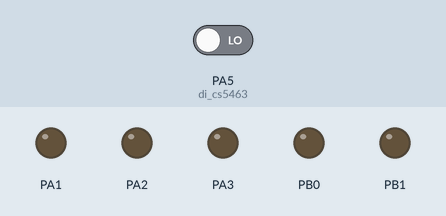
This program was run on a simulated ATmega1284P, built with avr-gcc and emulated at 8 MHz (the files do not name the chip). Parts: output pins drawn as LEDs (lit = HIGH). The inputs (shaded band) are chosen by the test bench; at power-on: PA5 (di_cs5463) LOW. Pins used as bus, display or sensor lines are not drawn; what the program prints to the serial monitor is not drawn.

Above: at 1.2 s.
1.3 s: PA5 (di_cs5463) driven HIGH
At 2.3 s:
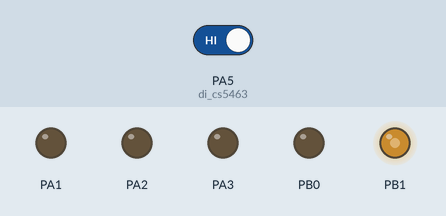
Timing chart, 0 to 4.3 s (numbered marks = the images above; inputs shaded):
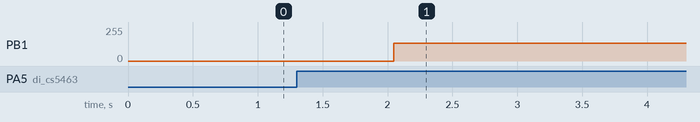

The program:

main.cpp
```cpp
/*
 * Attiny841_CS5463_HV9910B_05022019.cpp
 *
 * Created: 2/6/2019 9:47:25 AM
 * Author : Aykan ANKARA
 */

#define F_CPU 8000000UL


#include <avr/io.h>
#include <util/delay.h>
#include <avr/interrupt.h>
#include <stdio.h>
#include <stdlib.h>


/************************************************************************/
/*			ATTINY841 Baudrate and UBRR Definition                      */
/************************************************************************/
#define BAUD 9600
#define BRC ((F_CPU/16/BAUD)-1)


/************************************************************************/
/*			CS5463 Software SPI Definition                               */
/************************************************************************/

//CS
#define ss_cs5463		PORTA7
//CLK
#define clk_cs5463		PORTA4
//CS5460 Data Out (DO)
#define do_cs5463		PORTA6
//CS5460 Data In (DI)
#define di_cs5463		PORTA5
//CS5460 Reset
#define rst_cs5463		PORTA0
//Clock Delay for CS5463
#define clk_delay_cs5463			_delay_us(0.4)
#define cs_read_start_bit_delay		_delay_us(0.03)
#define clk_delay					_delay_us(1)


/************************************************************************/
/*			HV9910B Software PWM Configuration                          */
/************************************************************************/

//HV9910D PWM Out
#define pwm_hv9910_on		PORTB |= (1<<PORTB1)
#define pwm_hv9910_off		PORTB &= ~(1<<PORTB1)


/************************************************************************/
/*					CS5463 Maximum Current Value for HV9910B            */
/************************************************************************/
#define FIFTY_PERC_DUTY				8000	//The maximum duty cycle must be restricted to less
//than 50% (16000 meets 650 Hz) in order to prevent sub-harmonic oscillations
//and open loop instability.
#define TWO_UP_TWENTY_FOUR			16777216	// 2^24 (24-bit CS5463 current values)
#define MAX_VAL						16000000	//measured max value with 10K and 301 Ohm Parallel resistance for Iin+
#define MIN_VAL						200000		// measured min value with 10K and 301 Ohm Parallel resistance  Iin+
#define ACT_STEP_VALUE_HV9910		round((MAX_VAL - MIN_VAL) / FIFTY_PERC_DUTY) //Determining actual interval for CS5463 at max 50% PWM duty cycle
#define STEPS_H9910					round(TWO_UP_TWENTY_FOUR / FIFTY_PERC_DUTY)		//Determining interval for CS5463 at max 50%  PWM duty cycle


enum CS5463_register_t{
	//Register Page 0 (CS5463)
	CONFIG = 0,
	CONTROL = 28,
	CURRENT_RMS = 11,
	CURRENT_GAIN = 2,
	CYCLE_COUNT = 5,
	EPSILON = 13,
	INST_CURR = 7,
	MASK_INTERRUPT = 26,
	MODE = 18,
	POWER = 9,
	STATUS = 15,
	TEMPERATURE = 2,
	CURRENT_AC_OFFSET = 16,
	VOLTAGE_AC_OFFSET = 17,
	VOLTAGE_RMS = 12,

	//COMMANDS (CS5463)
	Read =	0b00000000,
	Write =	0b01000000,
	START_CONTINUOUS = 0xE8,
	SYNC0 = 0b11111110, //SYNC 0 Command: Last char of a serial port re-initialization sequence
	SYNC1 = 0b11111111, //SYNC 1 Command: Used during reads and serial port initialization.
	CALIBRATION_Cur_Volt_DC_OFFSET = 0b11011001,
	CALIBRATION_Cur_Volt_DC_GAIN = 0b11011010,
	CALIBRATION_Cur_Volt_AC_GAIN = 0b11011110,
	CALIBRATION_Cur_Volt_AC_OFFSET = 0b11011101,
};


uint8_t spiSend[3]; //Used for allocation of Max5483 meaningful bits
uint8_t control = 0x80; //Used for writing each bit
uint16_t value_Map_CS5463_Max5483; //Mapping value from CS5463 to MAX5483
uint16_t value_Map_CS5463_HV9910;	//Mapping value from CS5463 to HV9910
uint32_t value_CONFIG;	//Configuration Register value of CS5463 (Register Address Bits: "00000")
uint32_t value_STATUS;	//Status Register value of CS5463 (Register Address Bits: "01111")
uint32_t value_CURRENT_RMS; //Current Register value of CS5463 (Register Address Bits: "01011")
uint32_t value_CURRENT_GAIN; //Current Gain Register value of CS5463 (Register Address Bits: "00010")
uint32_t value_CURRENT_AC_OFFSET; //Current AC Offset Register value of CS5463
uint32_t value_CYCLE_COUNT; //cycle Count Register value of CS5463 ()
uint32_t value_INST_CURR; //Instantaneous Current value of CS5463
uint32_t value_EPSILON; // Epsilon Register value of CS5463


ISR(TIMER1_COMPA_vect)
{
	pwm_hv9910_on;
}

ISR(TIMER1_COMPB_vect)
{
	pwm_hv9910_off;
}


void Cs5463_SetUp();
void SPI_Cs5463_Write(uint8_t);
void SPISetUpSoftware();
uint32_t SPI_CS5463_Read_Write(uint8_t);
uint16_t Map_CS5463_HV9910B_Values(uint32_t);
void USART_Init();
unsigned char USART_Receive();
void USART_Send(uint8_t);
void USART_PutValue(uint32_t);
void PWM_SetUp();
void PWM_Write(uint16_t freq, uint16_t duty);


int main(void)
{

	USART_Init();		//Configure all required registers to enable USART communication
	SPISetUpSoftware();	//Set all required Data Direction Registers of Attiny44A
	Cs5463_SetUp();		//Set initial value of all selected Registers of CS5463
	PWM_SetUp();		//Configure all required registers to enable PWM communincation


	while (1)
    {

		do
		{
			value_STATUS = SPI_CS5463_Read_Write(STATUS<<1); //Read STATUS Register of CS5463 and send this value to Attiny44A
			_delay_ms(100);
		} while (!(value_STATUS & 0x800000));


		value_CONFIG = SPI_CS5463_Read_Write(CONFIG<<1); //Read Configuration Register default value which must be 0x000001
		_delay_ms(100);


		value_CYCLE_COUNT = SPI_CS5463_Read_Write(CYCLE_COUNT<<1); //Read Counter Register default value which must be 0x000FA0
		_delay_ms(100);


		value_CURRENT_RMS = SPI_CS5463_Read_Write(Read | CURRENT_RMS<<1); //Read CUURENT_RMS Register of CS5463 and send this value to Attiny44A
		_delay_ms(100);


		value_CURRENT_GAIN = SPI_CS5463_Read_Write(CURRENT_GAIN<<1); //Read CUURENT_GAIN Register of CS5463 and send this value to Attiny44A
		_delay_ms(100);

		value_CURRENT_AC_OFFSET = SPI_CS5463_Read_Write(CURRENT_AC_OFFSET<<1); //Read CUURENT_GAIN Register of CS5463 and send this value to Attiny44A
		_delay_ms(100);

		value_INST_CURR = SPI_CS5463_Read_Write(INST_CURR<<1); //Read CUURENT_GAIN Register of CS5463 and send this value to Attiny44A
		_delay_ms(100);

		value_Map_CS5463_HV9910 = Map_CS5463_HV9910B_Values(value_CURRENT_RMS);

		PWM_Write(16000, value_Map_CS5463_HV9910);

		USART_PutValue(value_CONFIG);
		USART_PutValue(0x0A);
		_delay_ms(500);
		//USART_PutValue(value_STATUS);
		//_delay_ms(1000);
		//USART_PutValue(value_CYCLE_COUNT);
		//_delay_ms(1000);
		//USART_PutValue(value_CURRENT_GAIN);
		//_delay_ms(1000);
		//USART_PutValue(value_CURRENT_AC_OFFSET);
		//_delay_ms(1000);
		//USART_PutValue(value_INST_CURR);
		//_delay_ms(1000);
		USART_PutValue(value_CURRENT_RMS);
		USART_PutValue(0x0A);
		_delay_ms(500);
		//USART_PutValue(value_Map_CS5463_HV9910);
		//_delay_ms(1000);


    }
}


void Cs5463_SetUp()
{
	// Sync Commands
	PORTA &= ~(1<<rst_cs5463); // Set Low CS5460 RESET Pin Out
	_delay_us(0.1);
	PORTA |= (1<<rst_cs5463); // Set high CS5460 RESET Pin Out
	_delay_us(0.1);


	//Slave Selection enable
	PORTA |= (1<<ss_cs5463); //Set High CS5463 CS Pin
	_delay_us(0.1);
	PORTA &= ~(1<<ss_cs5463); //Set Low CS5463 CS Pin
	_delay_us(0.1);

	/************************************************************************/
	/*			Start Sending Sync Commands (IMPORTANT!!!)                  */
	/************************************************************************/
	clk_delay_cs5463;

	PORTA &= ~(1<<clk_cs5463);
	PORTA &= ~(1<<do_cs5463);

	SPI_Cs5463_Write(SYNC1);
	SPI_Cs5463_Write(SYNC1);
	SPI_Cs5463_Write(SYNC1);
	SPI_Cs5463_Write(SYNC0);

	PORTA &= ~(1<<clk_cs5463);
	PORTA &= ~(1<<do_cs5463);


	clk_delay_cs5463;
	clk_delay;


	/************************************************************************/
	/*			Setting Config Register										*/
	/************************************************************************/
	clk_delay_cs5463;

	PORTA &= ~(1<<clk_cs5463);
	PORTA &= ~(1<<do_cs5463);

	SPI_Cs5463_Write(Write | CONFIG<<1);
	SPI_Cs5463_Write(0x00);
	SPI_Cs5463_Write(0x00);
	SPI_Cs5463_Write(0x02);

	PORTA &= ~(1<<clk_cs5463);
	PORTA &= ~(1<<do_cs5463);


	clk_delay_cs5463;
	clk_delay;


	/************************************************************************/
	/*			Start Setting Mode Register                                 */
	/************************************************************************/
	clk_delay_cs5463;

	PORTA &= ~(1<<clk_cs5463);
	PORTA &= ~(1<<do_cs5463);

	SPI_Cs5463_Write(Write | MODE<<1);
	SPI_Cs5463_Write(0x00); //Sets All Pass and activate Automatic Frequency generation
	SPI_Cs5463_Write(0x00);
	SPI_Cs5463_Write(0x00);

	PORTA &= ~(1<<clk_cs5463);
	PORTA &= ~(1<<do_cs5463);


	clk_delay_cs5463;
	clk_delay;


	/************************************************************************/
	/*			Setting Interrupt Mask Register                             */
	/************************************************************************/
	clk_delay_cs5463;

	PORTA &= ~(1<<clk_cs5463);
	PORTA &= ~(1<<do_cs5463);

	SPI_Cs5463_Write(Write | MASK_INTERRUPT<<1);
	SPI_Cs5463_Write(0x00);
	SPI_Cs5463_Write(0x00);
	SPI_Cs5463_Write(0x00);

	PORTA &= ~(1<<clk_cs5463);
	PORTA &= ~(1<<do_cs5463);


	clk_delay_cs5463;
	clk_delay;


	/************************************************************************/
	/*			Setting AC Offset Registers                                */
	/************************************************************************/

	// Voltage AC Offset
	clk_delay_cs5463;

	PORTA &= ~(1<<clk_cs5463);
	PORTA &= ~(1<<do_cs5463);

	SPI_Cs5463_Write(Write | VOLTAGE_AC_OFFSET<<1);
	SPI_Cs5463_Write(0x00);
	SPI_Cs5463_Write(0x00);
	SPI_Cs5463_Write(0x00);

	PORTA &= ~(1<<clk_cs5463);
	PORTA &= ~(1<<do_cs5463);


	clk_delay_cs5463;
	clk_delay;


	// Current AC Offset
	clk_delay_cs5463;

	PORTA &= ~(1<<clk_cs5463);
	PORTA &= ~(1<<do_cs5463);

	SPI_Cs5463_Write(Write | CURRENT_AC_OFFSET<<1);
	SPI_Cs5463_Write(0x00);
	SPI_Cs5463_Write(0x00);
	SPI_Cs5463_Write(0x00);

	PORTA &= ~(1<<clk_cs5463);
	PORTA &= ~(1<<do_cs5463);


	clk_delay_cs5463;
	clk_delay;


	/************************************************************************/
	/*        Voltage & Current DC & AC Offset Calibration                  */
	/************************************************************************/
	clk_delay_cs5463;

	PORTA &= ~(1<<clk_cs5463);
	PORTA &= ~(1<<do_cs5463);

	SPI_Cs5463_Write(CALIBRATION_Cur_Volt_DC_OFFSET);
	SPI_Cs5463_Write(SYNC0);
	SPI_Cs5463_Write(SYNC0);
	SPI_Cs5463_Write(SYNC0);

	PORTA &= ~(1<<clk_cs5463);
	PORTA &= ~(1<<do_cs5463);


	clk_delay_cs5463;
	clk_delay;

	/****************************************************************************/

	clk_delay_cs5463;

	PORTA &= ~(1<<clk_cs5463);
	PORTA &= ~(1<<do_cs5463);

	SPI_Cs5463_Write(CALIBRATION_Cur_Volt_AC_OFFSET);
	SPI_Cs5463_Write(SYNC0);
	SPI_Cs5463_Write(SYNC0);
	SPI_Cs5463_Write(SYNC0);

	PORTA &= ~(1<<clk_cs5463);
	PORTA &= ~(1<<do_cs5463);

	clk_delay_cs5463;
	clk_delay;


	/************************************************************************/
	/*			Voltage & Current DC & AC Gain Calibration                  */
	/************************************************************************/
	clk_delay_cs5463;

	PORTA &= ~(1<<clk_cs5463);
	PORTA &= ~(1<<do_cs5463);

	SPI_Cs5463_Write(CALIBRATION_Cur_Volt_DC_GAIN);
	SPI_Cs5463_Write(SYNC0);
	SPI_Cs5463_Write(SYNC0);
	SPI_Cs5463_Write(SYNC0);

	PORTA &= ~(1<<clk_cs5463);
	PORTA &= ~(1<<do_cs5463);

	clk_delay_cs5463;
	clk_delay;


	/****************************************************************************/

	clk_delay_cs5463;

	PORTA &= ~(1<<clk_cs5463);
	PORTA &= ~(1<<do_cs5463);

	SPI_Cs5463_Write(CALIBRATION_Cur_Volt_AC_GAIN);
	SPI_Cs5463_Write(SYNC0);
	SPI_Cs5463_Write(SYNC0);
	SPI_Cs5463_Write(SYNC0);

	PORTA &= ~(1<<clk_cs5463);
	PORTA &= ~(1<<do_cs5463);


	clk_delay_cs5463;
	clk_delay;


	/************************************************************************/
	/*			Setting Cycle Count Register								*/
	/************************************************************************/
	clk_delay_cs5463;

	PORTA &= ~(1<<clk_cs5463);
	PORTA &= ~(1<<do_cs5463);


	SPI_Cs5463_Write(Write | CYCLE_COUNT<<1); //0x000FA0 -> 4000
	SPI_Cs5463_Write(0x00);
	SPI_Cs5463_Write(0x0F);
	SPI_Cs5463_Write(0xA0);

	PORTA &= ~(1<<clk_cs5463);
	PORTA &= ~(1<<do_cs5463);


	clk_delay_cs5463;
	clk_delay;


	/************************************************************************/
	/*			Setting Control Register                                    */
	/************************************************************************/
	clk_delay_cs5463;

	PORTA &= ~(1<<clk_cs5463);
	PORTA &= ~(1<<do_cs5463);


	SPI_Cs5463_Write(Write | CONTROL<<1);
	SPI_Cs5463_Write(0x00);
	SPI_Cs5463_Write(0x00);
	SPI_Cs5463_Write(0x04);

	PORTA &= ~(1<<clk_cs5463);
	PORTA &= ~(1<<do_cs5463);


	clk_delay_cs5463;
	clk_delay;

	/************************************************************************/
	/*			Start Continuous                                            */
	/************************************************************************/
	clk_delay_cs5463;

	PORTA &= ~(1<<clk_cs5463);
	PORTA &= ~(1<<do_cs5463);

	SPI_Cs5463_Write(START_CONTINUOUS);
	SPI_Cs5463_Write(SYNC0);
	SPI_Cs5463_Write(SYNC0);
	SPI_Cs5463_Write(SYNC0);


	PORTA &= ~(1<<clk_cs5463);
	PORTA &= ~(1<<do_cs5463);


	clk_delay_cs5463;
	clk_delay;

}


void SPI_Cs5463_Write(uint8_t data)
{
	for(uint8_t i=0;i<8;i++)
	{
		if((data & control) == control)
		PORTA |= (1<<do_cs5463);
		else
		PORTA &= ~(1<<do_cs5463);


		control >>= 1;

		PORTA |= (1<<clk_cs5463); //Clock Set High
		clk_delay_cs5463;

		PORTA &= ~(1<<clk_cs5463); //Clock Set Low
		clk_delay_cs5463;
	}


	control = 0x80;
}


uint32_t SPI_CS5463_Read_Write(uint8_t data)
{

	uint32_t read_data = 0x00;

	for(uint8_t i=0;i<8;i++)  //Send Command Byte (8 bit) to CS5463
	{
		if((data & control) == control)
		PORTA |= (1<<do_cs5463);
		else
		PORTA &= ~(1<<do_cs5463);
		control >>= 1;

		PORTA |= (1<<clk_cs5463); //Clock Set High
		clk_delay_cs5463;

		read_data <<=1;
		if(bit_is_set(PINA, PINA5)) //Read each bit coming from CS5463
		read_data |= 0x01;
		else
		read_data |= 0x00;

		PORTA &= ~(1<<clk_cs5463); //Clock Set Low

		clk_delay_cs5463;
	}

	control = 0x80;

	for(uint8_t j=0;j<24;j++)
	{

		PORTA |= (1<<do_cs5463); //Send binary "1" to CS5463 during 24 bit cycle (3 times SYNC1)

		PORTA |= (1<<clk_cs5463); //Clock Set High
		clk_delay_cs5463;

		read_data <<=1;
		if(bit_is_set(PINA, PINA5)) //Read each bit coming from CS5463
			read_data |= 0x01;
		else
			read_data |= 0x00;

		PORTA &= ~(1<<clk_cs5463); //Clock Set Low

		clk_delay_cs5463;
	}

	read_data &= (0x00FFFFFF); //Take only meaningful 24 bit of 32 bit coming from CS5463

	return read_data;
}


void SPISetUpSoftware()
{
	//Set all outputs
	DDRA |= (1<<DDA1) | (1<<DDA2) | (1<<DDA3) | (1<<DDA4) | (1<<DDA6) | (1<<DDA7);
	DDRB |= (1<<DDB0) | (1<<DDB1);

	//Set all Inputs
	DDRA &= ~(1<<DDA5);

	//Set Pin and Ports
	PORTA &= ~(1<<di_cs5463);
	PORTA |=  (1<<do_cs5463) | (1<<clk_cs5463) | (1<<rst_cs5463) | (1<<ss_cs5463);


}


uint16_t Map_CS5463_HV9910B_Values(uint32_t data)
{
	uint16_t Read_HV9910 = 0;
	Read_HV9910 = (uint16_t)(round(data / ACT_STEP_VALUE_HV9910));
	return Read_HV9910;
}

void USART_Init(){
	UBRR0H = (uint8_t)(BRC >> 8);
	UBRR0L = (uint8_t)(BRC);
	UCSR0B = (1 << RXEN0) | (1 << TXEN0);
	UCSR0C = (3 << UCSZ00);
}

unsigned char USART_Receive(){
	while(!(UCSR0A & (1 << RXC0)));
	return UDR0;
}

void USART_Send(uint8_t data){

	while(!(UCSR0A & (1 << UDRE0)));
	UDR0 = data;
}

void USART_PutValue(uint32_t value)
{
	uint8_t temp;
	temp = (value & 0x00FF0000) >> 16;
	USART_Send(temp);
	temp = (value & 0x0000FF00) >> 8;
	USART_Send(temp);
	temp = (value & 0x000000FF);
	USART_Send(temp);
}


void PWM_SetUp()
{
	DDRB |= (1<<DDB1);
	TCCR1B |= (1<<CS10) | (1<<WGM12);		//No Prescaler, CTC Mode
	TIMSK1 |= (1<<OCIE1A) | (1<<OCIE1B);

}

void PWM_Write(uint16_t freq, uint16_t duty)
{
	OCR1A = freq;
	OCR1B = duty;
	sei();
}


 
```

Measured:
- after the input at 1.3 s, PB1: 0/255 → 135/255 after 0.75 s
